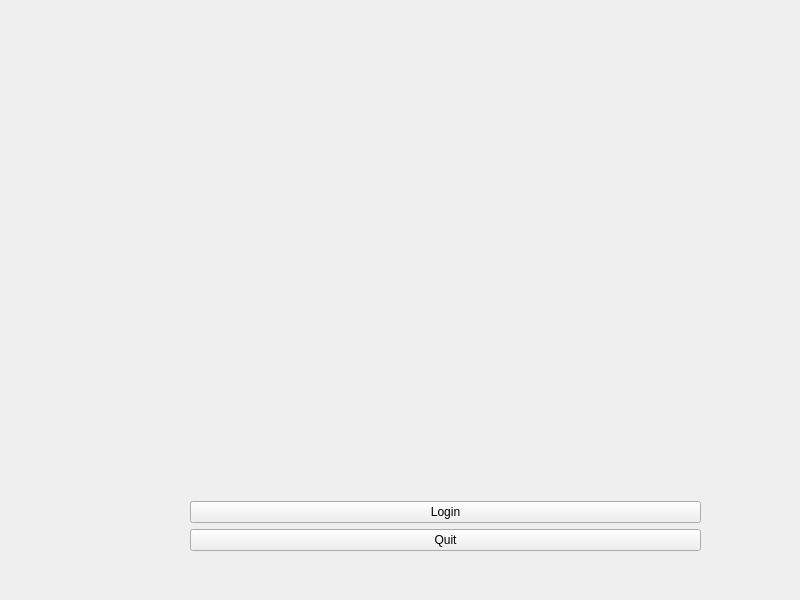
<?xml version="1.0" encoding="UTF-8"?>
<ui version="4.0">
 <class>MainWindow</class>
 <widget class="QMainWindow" name="MainWindow">
  <property name="geometry">
   <rect>
    <x>0</x>
    <y>0</y>
    <width>800</width>
    <height>600</height>
   </rect>
  </property>
  <property name="windowTitle">
   <string>MainWindow</string>
  </property>
  <widget class="QWidget" name="centralwidget">
   <widget class="QLabel" name="Menu">
    <property name="geometry">
     <rect>
      <x>-230</x>
      <y>-70</y>
      <width>1341</width>
      <height>751</height>
     </rect>
    </property>
    <property name="text">
     <string>TextLabel</string>
    </property>
   </widget>
   <widget class="QWidget" name="verticalLayoutWidget">
    <property name="geometry">
     <rect>
      <x>190</x>
      <y>390</y>
      <width>511</width>
      <height>161</height>
     </rect>
    </property>
    <layout class="QVBoxLayout" name="verticalLayout">
     <item>
      <widget class="QLabel" name="Title">
       <property name="text">
        <string/>
       </property>
      </widget>
     </item>
     <item>
      <widget class="QPushButton" name="Login">
       <property name="text">
        <string>Login</string>
       </property>
      </widget>
     </item>
     <item>
      <widget class="QPushButton" name="Quit">
       <property name="text">
        <string>Quit</string>
       </property>
      </widget>
     </item>
    </layout>
   </widget>
   <widget class="QLabel" name="Eye">
    <property name="geometry">
     <rect>
      <x>170</x>
      <y>20</y>
      <width>291</width>
      <height>221</height>
     </rect>
    </property>
    <property name="text">
     <string/>
    </property>
   </widget>
  </widget>
 </widget>
 <resources/>
 <connections/>
</ui>
